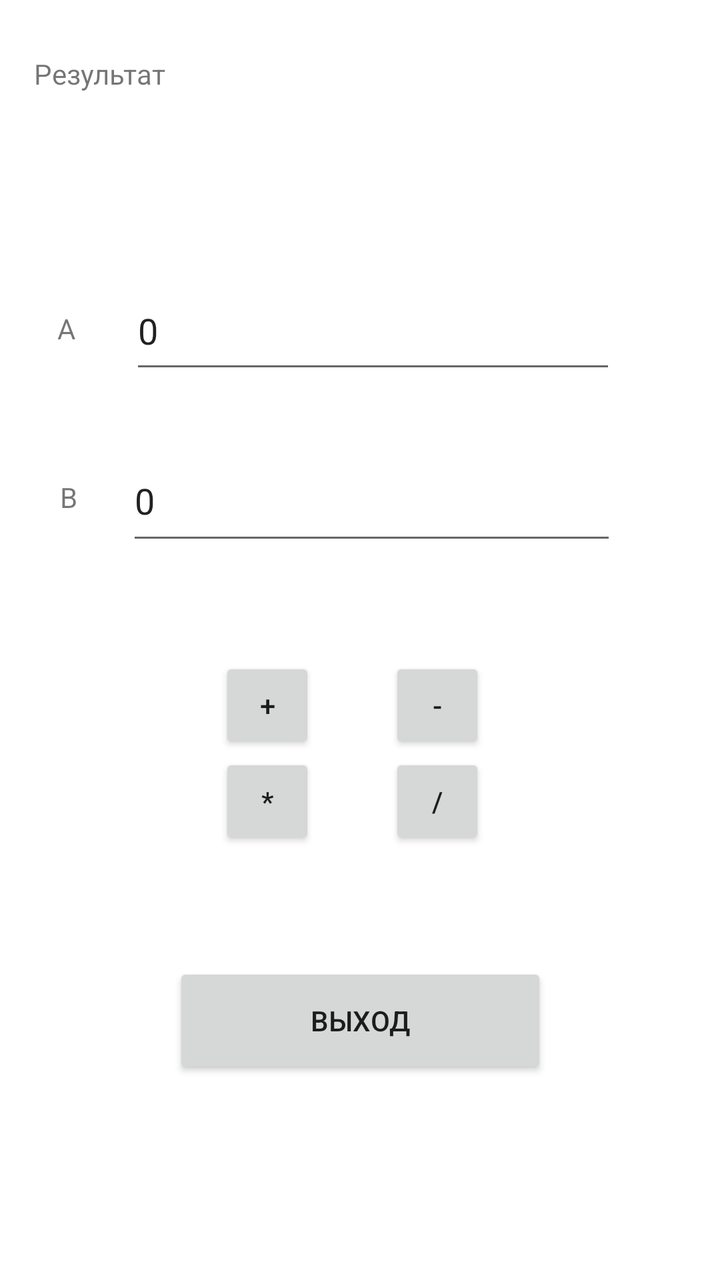
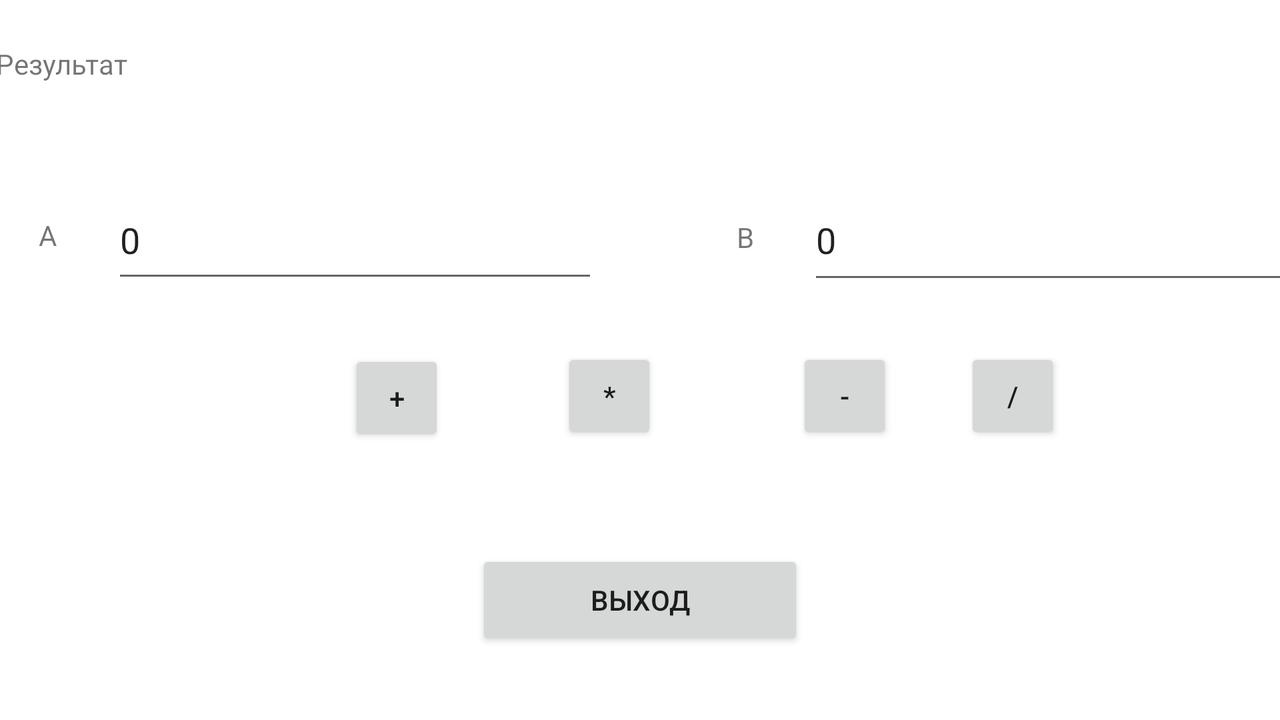

Two renders of one Android screen. The first uses the default layout on a phone; the second uses the alternative layout the repository ships for a different screen configuration, on a matching device. The two XML files are below.
<!-- AndroidManifest.xml: application theme Theme.CalculatorLab -->
<!-- res/layout/activity_calculator.xml -->
<?xml version="1.0" encoding="utf-8"?>
<androidx.constraintlayout.widget.ConstraintLayout xmlns:android="http://schemas.android.com/apk/res/android"
    xmlns:app="http://schemas.android.com/apk/res-auto"
    xmlns:tools="http://schemas.android.com/tools"
    android:layout_width="match_parent"
    android:layout_height="match_parent"
    tools:context=".CalculatorActivity">

    <TextView
        android:id="@+id/textView2"
        android:layout_width="316dp"
        android:layout_height="22dp"
        android:text="Результат"
        app:layout_constraintBottom_toTopOf="@+id/result"
        app:layout_constraintHorizontal_bias="0.389"
        app:layout_constraintLeft_toLeftOf="parent"
        app:layout_constraintRight_toRightOf="parent"
        app:layout_constraintTop_toTopOf="parent"
        app:layout_constraintVertical_bias="1.0" />

    <TextView
        android:id="@+id/result"
        android:layout_width="316dp"
        android:layout_height="22dp"
        app:layout_constraintBottom_toBottomOf="parent"
        app:layout_constraintHorizontal_bias="0.389"
        app:layout_constraintLeft_toLeftOf="parent"
        app:layout_constraintRight_toRightOf="parent"
        app:layout_constraintTop_toTopOf="parent"
        app:layout_constraintVertical_bias="0.08" />

    <androidx.constraintlayout.widget.ConstraintLayout
        android:id="@+id/constraintLayout4"
        android:layout_width="220dp"
        android:layout_height="101dp"
        android:maxHeight="500dp"
        android:minWidth="100dp"
        android:minHeight="500dp"
        app:layout_constraintBottom_toBottomOf="parent"
        app:layout_constraintEnd_toEndOf="parent"
        app:layout_constraintHorizontal_bias="0.497"
        app:layout_constraintStart_toStartOf="parent"
        app:layout_constraintTop_toBottomOf="@+id/constraintLayout"
        app:layout_constraintVertical_bias="0.113">

        <Button
            android:id="@+id/button3"
            android:layout_width="48dp"
            android:layout_height="48dp"
            android:onClick="Mul"
            android:text="*"
            app:layout_constraintBottom_toBottomOf="parent"
            app:layout_constraintEnd_toEndOf="parent"
            app:layout_constraintHorizontal_bias="0.232"
            app:layout_constraintStart_toStartOf="parent"
            app:layout_constraintTop_toTopOf="parent"
            app:layout_constraintVertical_bias="0.905" />

        <Button
            android:id="@+id/button2"
            android:layout_width="48dp"
            android:layout_height="48dp"
            android:onClick="Sub"
            android:text="-"
            app:layout_constraintBottom_toTopOf="@+id/button4"
            app:layout_constraintEnd_toEndOf="parent"
            app:layout_constraintHorizontal_bias="0.727"
            app:layout_constraintStart_toStartOf="parent"
            app:layout_constraintTop_toTopOf="parent"
            app:layout_constraintVertical_bias="0.0" />

        <Button
            android:id="@+id/button"
            android:layout_width="48dp"
            android:layout_height="48dp"
            android:onClick="Add"
            android:text="+"
            app:layout_constraintBottom_toTopOf="@+id/button3"
            app:layout_constraintEnd_toEndOf="parent"
            app:layout_constraintHorizontal_bias="0.232"
            app:layout_constraintStart_toStartOf="parent"
            app:layout_constraintTop_toTopOf="parent"
            app:layout_constraintVertical_bias="0.0" />

        <Button
            android:id="@+id/button4"
            android:layout_width="48dp"
            android:layout_height="48dp"
            android:onClick="Div"
            android:text="/"
            app:layout_constraintBottom_toBottomOf="parent"
            app:layout_constraintEnd_toEndOf="parent"
            app:layout_constraintHorizontal_bias="0.726"
            app:layout_constraintStart_toStartOf="parent"
            app:layout_constraintTop_toTopOf="parent"
            app:layout_constraintVertical_bias="0.905" />

    </androidx.constraintlayout.widget.ConstraintLayout>

    <androidx.constraintlayout.widget.ConstraintLayout
        android:id="@+id/constraintLayout"
        android:layout_width="412dp"
        android:layout_height="202dp"
        android:layout_marginTop="12dp"
        app:layout_constraintBottom_toBottomOf="parent"
        app:layout_constraintEnd_toEndOf="parent"
        app:layout_constraintHorizontal_bias="1.0"
        app:layout_constraintStart_toStartOf="parent"
        app:layout_constraintTop_toBottomOf="@+id/result"
        app:layout_constraintVertical_bias="0.047">

        <androidx.constraintlayout.widget.ConstraintLayout
            android:id="@+id/constraintLayout5"
            android:layout_width="307dp"
            android:layout_height="56dp"
            app:layout_constraintBottom_toBottomOf="parent"
            app:layout_constraintEnd_toEndOf="parent"
            app:layout_constraintHorizontal_bias="0.504"
            app:layout_constraintStart_toStartOf="parent"
            app:layout_constraintTop_toBottomOf="@+id/constraintLayout3">

            <EditText
                android:id="@+id/secondNumber"
                android:layout_width="245dp"
                android:layout_height="57dp"
                android:text="0"
                app:layout_constraintBottom_toBottomOf="parent"
                app:layout_constraintEnd_toEndOf="parent"
                app:layout_constraintHorizontal_bias="1.0"
                app:layout_constraintStart_toStartOf="parent"
                app:layout_constraintTop_toTopOf="parent" />

            <TextView
                android:id="@+id/textView6"
                android:layout_width="48dp"
                android:layout_height="19dp"
                android:layout_marginStart="4dp"
                android:text="B"
                android:textAlignment="center"
                app:layout_constraintBottom_toBottomOf="parent"
                app:layout_constraintEnd_toStartOf="@+id/secondNumber"
                app:layout_constraintStart_toStartOf="parent"
                app:layout_constraintTop_toTopOf="parent" />
        </androidx.constraintlayout.widget.ConstraintLayout>

        <androidx.constraintlayout.widget.ConstraintLayout
            android:id="@+id/constraintLayout3"
            android:layout_width="307dp"
            android:layout_height="59dp"
            app:layout_constraintBottom_toBottomOf="parent"
            app:layout_constraintEnd_toEndOf="parent"
            app:layout_constraintStart_toStartOf="parent"
            app:layout_constraintTop_toTopOf="parent"
            app:layout_constraintVertical_bias="0.25">

            <EditText
                android:id="@+id/firstNumber"
                android:layout_width="243dp"
                android:layout_height="56dp"
                android:text="0"
                app:layout_constraintBottom_toBottomOf="parent"
                app:layout_constraintEnd_toEndOf="parent"
                app:layout_constraintHorizontal_bias="1.0"
                app:layout_constraintStart_toStartOf="parent"
                app:layout_constraintTop_toTopOf="parent"
                app:layout_constraintVertical_bias="0.0" />

            <TextView
                android:id="@+id/textView5"
                android:layout_width="50dp"
                android:layout_height="21dp"
                android:text="A"
                android:textAlignment="center"
                app:layout_constraintBottom_toBottomOf="parent"
                app:layout_constraintEnd_toStartOf="@+id/firstNumber"
                app:layout_constraintStart_toStartOf="parent"
                app:layout_constraintTop_toTopOf="parent" />

        </androidx.constraintlayout.widget.ConstraintLayout>
    </androidx.constraintlayout.widget.ConstraintLayout>

    <Button
        android:id="@+id/button8"
        android:layout_width="187dp"
        android:layout_height="58dp"
        android:layout_marginTop="44dp"
        android:onClick="toMain"
        android:text="Выход"
        app:layout_constraintBottom_toBottomOf="parent"
        app:layout_constraintEnd_toEndOf="parent"
        app:layout_constraintStart_toStartOf="parent"
        app:layout_constraintTop_toBottomOf="@+id/constraintLayout4"
        app:layout_constraintVertical_bias="0.072" />

</androidx.constraintlayout.widget.ConstraintLayout>
<!-- resources referenced by this layout -->
<resources>
  <style name="Theme.CalculatorLab" parent="Theme.MaterialComponents.DayNight.DarkActionBar">
          
          <item name="colorPrimary">@color/purple_500</item>
          <item name="colorPrimaryVariant">@color/purple_700</item>
          <item name="colorOnPrimary">@color/white</item>
          
          <item name="colorSecondary">@color/teal_200</item>
          <item name="colorSecondaryVariant">@color/teal_700</item>
          <item name="colorOnSecondary">@color/black</item>
          
          <item name="android:statusBarColor" tools:targetApi="l">?attr/colorPrimaryVariant</item>
          
      </style>
</resources>
<!-- res/layout-land/activity_calculator.xml (the author's variant of the layout above) -->
<!-- drawn on the phone turned sideways -->
<?xml version="1.0" encoding="utf-8"?>
<androidx.constraintlayout.widget.ConstraintLayout xmlns:android="http://schemas.android.com/apk/res/android"
    xmlns:app="http://schemas.android.com/apk/res-auto"
    xmlns:tools="http://schemas.android.com/tools"
    android:layout_width="match_parent"
    android:layout_height="match_parent"
    tools:context=".CalculatorActivity"
    tools:layout_editor_absoluteX="5dp"
    tools:layout_editor_absoluteY="3dp">

    <TextView
        android:id="@+id/textView2"
        android:layout_width="647dp"
        android:layout_height="22dp"
        android:text="Результат"
        app:layout_constraintBottom_toBottomOf="parent"
        app:layout_constraintHorizontal_bias="0.38"
        app:layout_constraintLeft_toLeftOf="parent"
        app:layout_constraintRight_toRightOf="parent"
        app:layout_constraintTop_toTopOf="parent"
        app:layout_constraintVertical_bias="0.066" />

    <TextView
        android:id="@+id/result"
        android:layout_width="645dp"
        android:layout_height="27dp"
        app:layout_constraintBottom_toBottomOf="parent"
        app:layout_constraintHorizontal_bias="0.39"
        app:layout_constraintLeft_toLeftOf="parent"
        app:layout_constraintRight_toRightOf="parent"
        app:layout_constraintTop_toTopOf="parent"
        app:layout_constraintVertical_bias="0.125" />

    <androidx.constraintlayout.widget.ConstraintLayout
        android:layout_width="690dp"
        android:layout_height="78dp"
        android:layout_marginTop="10dp"
        app:layout_constraintBottom_toTopOf="@+id/constraintLayout4"
        app:layout_constraintEnd_toEndOf="parent"
        app:layout_constraintStart_toStartOf="parent"
        app:layout_constraintTop_toBottomOf="@+id/result"
        app:layout_constraintVertical_bias="0.541">

        <androidx.constraintlayout.widget.ConstraintLayout
            android:id="@+id/constraintLayout3"
            android:layout_width="308dp"
            android:layout_height="58dp"
            app:layout_constraintBottom_toBottomOf="parent"
            app:layout_constraintEnd_toEndOf="parent"
            app:layout_constraintHorizontal_bias="0.041"
            app:layout_constraintStart_toStartOf="parent"
            app:layout_constraintTop_toTopOf="parent">

            <EditText
                android:id="@+id/firstNumber"
                android:layout_width="243dp"
                android:layout_height="56dp"
                android:text="0"
                app:layout_constraintBottom_toBottomOf="parent"
                app:layout_constraintEnd_toEndOf="parent"
                app:layout_constraintHorizontal_bias="1.0"
                app:layout_constraintStart_toStartOf="parent"
                app:layout_constraintTop_toTopOf="parent" />

            <TextView
                android:id="@+id/textView5"
                android:layout_width="50dp"
                android:layout_height="21dp"
                android:text="A"
                android:textAlignment="center"
                app:layout_constraintBottom_toBottomOf="parent"
                app:layout_constraintEnd_toStartOf="@+id/firstNumber"
                app:layout_constraintStart_toStartOf="parent"
                app:layout_constraintTop_toTopOf="parent" />

        </androidx.constraintlayout.widget.ConstraintLayout>

        <androidx.constraintlayout.widget.ConstraintLayout
            android:id="@+id/constraintLayout5"
            android:layout_width="312dp"
            android:layout_height="58dp"
            app:layout_constraintBottom_toBottomOf="parent"
            app:layout_constraintEnd_toEndOf="parent"
            app:layout_constraintHorizontal_bias="0.957"
            app:layout_constraintStart_toStartOf="parent"
            app:layout_constraintTop_toTopOf="parent">

            <EditText
                android:id="@+id/secondNumber"
                android:layout_width="245dp"
                android:layout_height="57dp"
                android:text="0"
                app:layout_constraintBottom_toBottomOf="parent"
                app:layout_constraintEnd_toEndOf="parent"
                app:layout_constraintHorizontal_bias="1.0"
                app:layout_constraintStart_toStartOf="parent"
                app:layout_constraintTop_toTopOf="parent" />

            <TextView
                android:id="@+id/textView6"
                android:layout_width="48dp"
                android:layout_height="19dp"
                android:layout_marginStart="4dp"
                android:text="B"
                android:textAlignment="center"
                app:layout_constraintBottom_toBottomOf="parent"
                app:layout_constraintEnd_toStartOf="@+id/secondNumber"
                app:layout_constraintStart_toStartOf="parent"
                app:layout_constraintTop_toTopOf="parent" />
        </androidx.constraintlayout.widget.ConstraintLayout>

    </androidx.constraintlayout.widget.ConstraintLayout>

    <androidx.constraintlayout.widget.ConstraintLayout
        android:id="@+id/constraintLayout4"
        android:layout_width="483dp"
        android:layout_height="82dp"
        android:layout_marginBottom="120dp"
        android:maxHeight="500dp"
        android:minWidth="100dp"
        android:minHeight="500dp"
        app:layout_constraintBottom_toBottomOf="parent"
        app:layout_constraintEnd_toEndOf="parent"
        app:layout_constraintStart_toStartOf="parent">

        <Button
            android:id="@+id/button3"
            android:layout_width="48dp"
            android:layout_height="48dp"
            android:onClick="Mul"
            android:text="*"
            app:layout_constraintBottom_toBottomOf="parent"
            app:layout_constraintEnd_toEndOf="parent"
            app:layout_constraintHorizontal_bias="0.464"
            app:layout_constraintStart_toStartOf="parent"
            app:layout_constraintTop_toTopOf="parent"
            app:layout_constraintVertical_bias="0.47" />

        <Button
            android:id="@+id/button2"
            android:layout_width="48dp"
            android:layout_height="48dp"
            android:onClick="Sub"
            android:text="-"
            app:layout_constraintBottom_toBottomOf="parent"
            app:layout_constraintEnd_toEndOf="parent"
            app:layout_constraintHorizontal_bias="0.735"
            app:layout_constraintStart_toStartOf="parent"
            app:layout_constraintTop_toTopOf="parent"
            app:layout_constraintVertical_bias="0.47" />

        <Button
            android:id="@+id/button"
            android:layout_width="48dp"
            android:layout_height="48dp"
            android:onClick="Add"
            android:text="+"
            app:layout_constraintBottom_toBottomOf="parent"
            app:layout_constraintEnd_toEndOf="parent"
            app:layout_constraintHorizontal_bias="0.22"
            app:layout_constraintStart_toStartOf="parent"
            app:layout_constraintTop_toTopOf="parent" />

        <Button
            android:id="@+id/button4"
            android:layout_width="48dp"
            android:layout_height="48dp"
            android:onClick="Div"
            android:text="/"
            app:layout_constraintBottom_toBottomOf="parent"
            app:layout_constraintEnd_toEndOf="parent"
            app:layout_constraintHorizontal_bias="0.928"
            app:layout_constraintStart_toStartOf="parent"
            app:layout_constraintTop_toTopOf="parent"
            app:layout_constraintVertical_bias="0.47" />

    </androidx.constraintlayout.widget.ConstraintLayout>

    <Button
        android:id="@+id/button9"
        android:layout_width="164dp"
        android:layout_height="50dp"
        android:onClick="toMain"
        android:text="Выход"
        app:layout_constraintBottom_toBottomOf="parent"
        app:layout_constraintEnd_toEndOf="parent"
        app:layout_constraintStart_toStartOf="parent"
        app:layout_constraintTop_toBottomOf="@+id/constraintLayout4" />

</androidx.constraintlayout.widget.ConstraintLayout>
